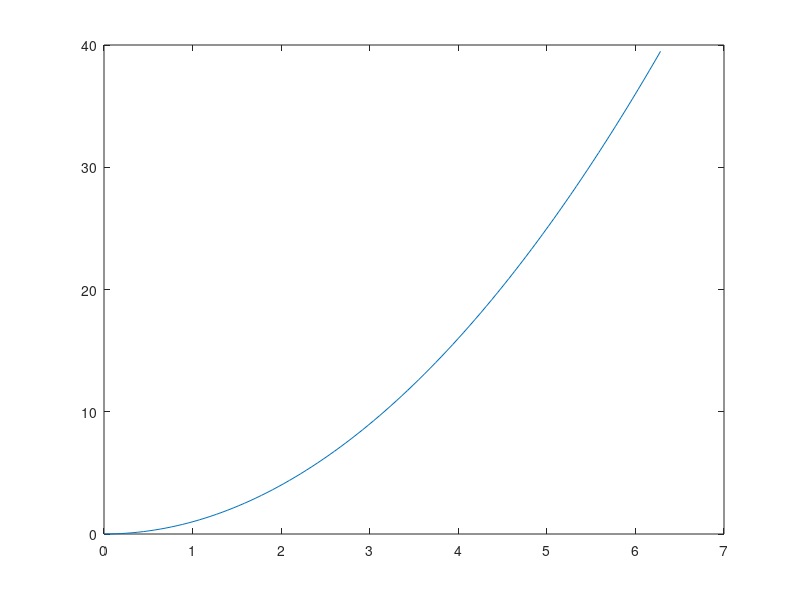

This figure's MATLAB source:
%Test 1 Kommentar
a=[2,-3,4];
b=[1,2,3];
c=[2,4,6];

dot(a,b)
cross(a,b)
dot(a,cross(b,c))

x=linspace(0,2*pi);
%y=sin(x);
y=x.*x;

plot(x,y)
